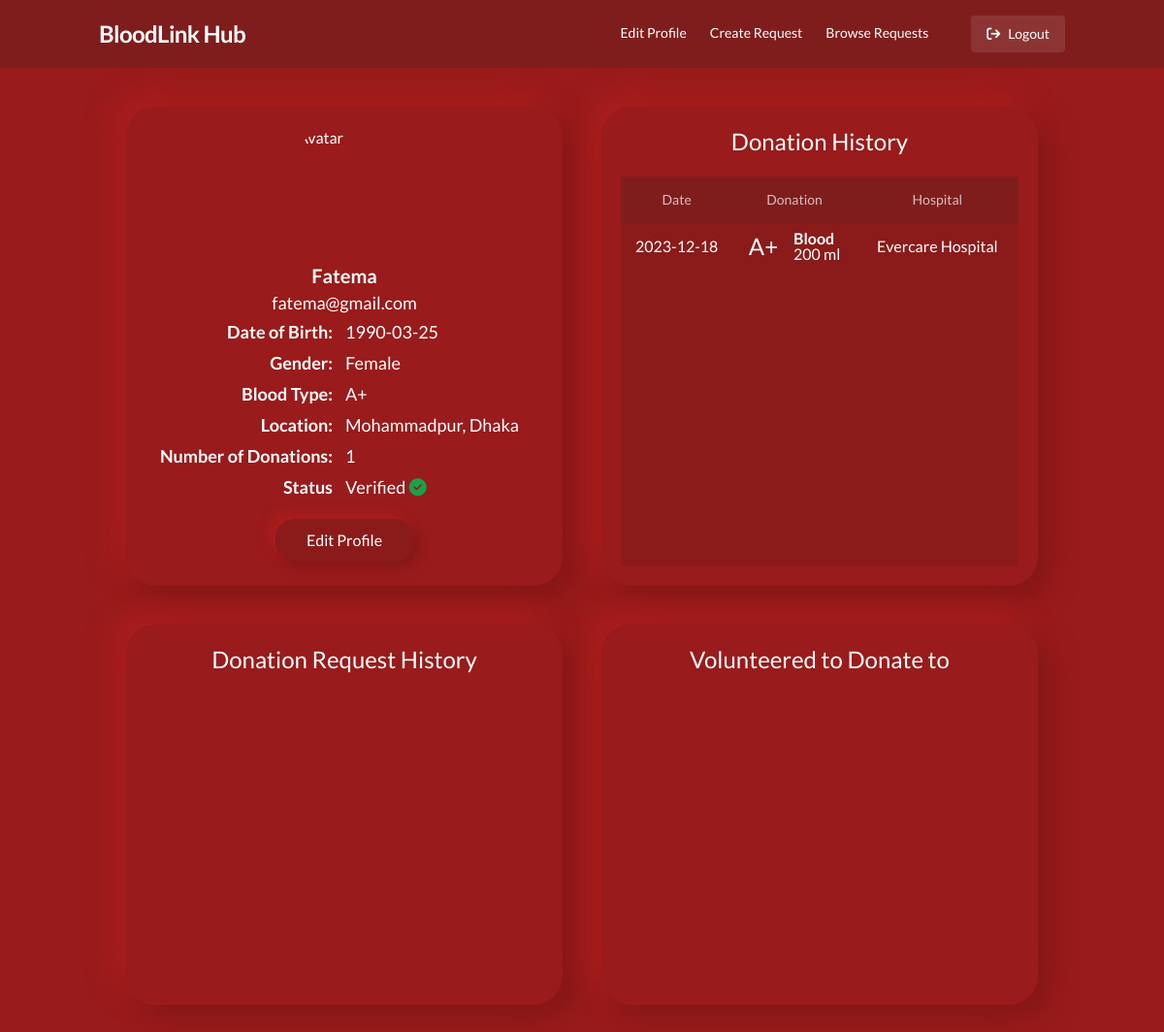
The app's page /dashboard.php (signed in) with its own data.
### tables this page shows
CREATE TABLE `users` (
  `Username` varchar(32) NOT NULL,
  `Pass` varchar(32) DEFAULT NULL,
  `PhoneNo` char(11) DEFAULT NULL,
  `Role` varchar(10) DEFAULT 'user',
  `BloodType` varchar(3) DEFAULT NULL,
  `DOB` date DEFAULT NULL,
  `NumberOfDonations` int(11) DEFAULT 0,
  `isDonor` tinyint(1) DEFAULT 0,
  `HospitalID` varchar(20) DEFAULT NULL,
  `Name` varchar(32) DEFAULT NULL,
  `Address` varchar(255) DEFAULT NULL,
  `Gender` varchar(7) DEFAULT NULL,
  `VerifiedOn` date DEFAULT NULL,
  `VerifiedFrom` varchar(20) DEFAULT NULL
);

CREATE TABLE `donationhistory` (
  `DonationHistoryID` int(11) NOT NULL,
  `Username` varchar(32) DEFAULT NULL,
  `DonationDate` date DEFAULT NULL,
  `BloodType` varchar(5) DEFAULT NULL,
  `DonationType` varchar(20) DEFAULT NULL,
  `DonationAmount` int(11) DEFAULT NULL,
  `DonationRequestID` int(11) DEFAULT NULL,
  `HospitalName` varchar(100) DEFAULT NULL
);

### dashboard.php (the view, shortened to what this page needs)
<?php
include "components/header.php";
$sql = "SELECT * FROM users WHERE `Username` = '$username'";
$result = mysqli_query($con, $sql);
if ($result && mysqli_num_rows($result) > 0) {
    $userInfo = mysqli_fetch_array($result);
}
$sql = "SELECT * FROM donationhistory WHERE `Username` = '$username'";
$result = mysqli_query($con, $sql);
$sql = "select * from donationhistory where Username = '$username'";
$result = mysqli_query($con, $sql);
$donationHistory = array();
if ($result && mysqli_num_rows($result) > 0) {
    while ($row = mysqli_fetch_assoc($result)) {
        array_push($donationHistory, $row);
    }
}
$verifiedOn = new DateTime($userInfo['VerifiedOn']);
$verifiedTill = $verifiedOn->add(new DateInterval('P1Y'));
?>
<div class="grid grid-cols-6 gap-10">
    <div class="col-span-6 lg:col-span-3 card">
        <div class="flex flex-col items-center justify-center">
            <img src="https://www.w3schools.com/howto/img_avatar.png" alt="Avatar" class="w-32 h-32 rounded-full">
            <div class="w-full flex flex-col items-center justify-center my-3">
                <h2 class="text-xl font-bold">
                    <?php echo $userInfo['Name']; ?>
                </h2>
                <h4 class="text-lg">
                    <?php echo $userInfo['Username']; ?>
                </h4>
                <table class=" table-auto tbl mx-auto lg:mx-0 lg:text-lg">
                    <tbody>
                        <tr>
                            <th>Date of Birth:</th>
                            <td>
                                <?php echo isset($userInfo['DOB']) ? $userInfo['DOB'] : 'Not Provided' ?>
                            </td>
                        </tr>
                        <tr>
                            <th>Gender:</th>
                            <td>
                                <?php echo isset($userInfo['Gender']) ? $userInfo['Gender'] : 'Not Provided' ?>
                            </td>
                        </tr>
                        <tr>
                            <th>Blood Type:</th>
                            <td>
                                <?php echo isset($userInfo['BloodType']) ? $userInfo['BloodType'] : 'Not Provided' ?>
                            </td>
                        </tr>
                        <tr>
                            <th>Location:</th>
                            <td>
                                <?php echo isset($userInfo['Address']) ? $userInfo['Address'] : 'Not Provided' ?>
                            </td>
                        </tr>
                        <tr>
                            <th>Number of Donations:</th>
                            <td>
                                <?php echo count($donationHistory) ?>
                            </td>
                        </tr>
                        <tr>
                            <th>Status</th>
                            <td>
                                <?php if ($userInfo['VerifiedOn'] != NULL && $verifiedTill > new DateTime()): ?>Verified
                                    <i class="fas fa-check-circle text-green-600  "></i>
                                <?php else: ?>Unverified
                                    <i class="fas fa-exclamation-circle text-yellow-600 "></i>
                                <?php endif; ?>
                            </td>
                        </tr>
                    </tbody>
                </table>
            </div>
            <button class="button bg-red-900/50 px-8">Edit Profile</button>
        </div>
    </div>
    <div class="col-span-6 lg:col-span-3 card flex flex-col  items-center ">
        <h1 class="text-2xl mb-5">Donation History</h1>
        <div class="h-full min-h-[300px] overflow-y-auto w-full h-full bg-red-900/50">
            <table class="w-full text-center table-auto">
                <thead class="bg-red-900 ">
                    <tr class="text-sm text-white/70 h-12 ">
                        <th class="font-normal">Date</th>
                        <th class="font-normal">Donation</th>
                        <th class="font-normal">Hospital</th>
                    </tr>
                </thead>
                <tbody>
                    <?php foreach ($donationHistory as $history): ?>
                        <tr class="">
                            <td class="py-3">
                                <?php echo $history['DonationDate']; ?>
                            </td>
                            <td>
                                <div class="flex w-full justify-center">
                                    <div class="flex justify-center items-center">
                                        <p class="text-2xl mr-4">
                                            <?php echo $history['BloodType']; ?>
                                        </p>
                                    </div>
                                    <div class="flex leading-none flex-col text-left">
                                        <p class="font-bold">
                                            <?php echo $history['DonationType']; ?>
                                        </p>
                                        <p>
                                            <?php echo $history['DonationAmount']; ?> ml
                                        </p>
                                    </div>
                                </div>
                            </td>
                            <td>
                                <?php echo $history['HospitalName']; ?>
                            </td>
                        </tr>
                    <?php endforeach; ?>
                </tbody>
            </table>
        </div>
    </div>
    <div class="card col-span-6 lg:col-span-3  flex flex-col items-center w-full ">
        <h1 class="text-2xl mb-5">Donation Request History</h1>
        <div class="h-[300px] overflow-y-auto w-full">
        </div>
    </div>
    <div class="card col-span-6 lg:col-span-3  flex flex-col items-center w-full ">
        <h1 class="text-2xl mb-5">Volunteered to Donate to</h1>
        <div class="h-[300px] overflow-y-auto w-full">
        </div>
    </div>
</div>
<?php
include "components/footer.php";
?>

### css/components.css (style rules this page uses)
body { font-family: "Lato", sans-serif; }
.button { min-width: 80px; padding: 10px; color: #fff; cursor: pointer; font-size: 16px; margin: 5px auto; transition: all 0.8s ease-in-out; border-radius: 20px; background: #991b1b; box-shadow: 6px 6px 12px #851717, -6px -6px 12px #ad1f1f; }
.card { border-radius: 30px; background: #991b1b; box-shadow: 12px 12px 28px #841717, -12px -12px 28px #ae1f1f; padding: 20px; }
.tbl > tbody > tr > th { text-align: right; padding: 2px 12px; width: 50%; }
::placeholder { color: #fff; }

### records on screen
users: Name "Fatema", Username "fatema@gmail.com", DOB "1990-03-25", Gender "Female", BloodType "A+", Address "Mohammadpur, Dhaka"
donationhistory: DonationDate "2023-12-18", BloodType "A+", DonationType "Blood", DonationAmount "200", HospitalName "Evercare Hospital"

### other values on screen
count($donationHistory) "1"
